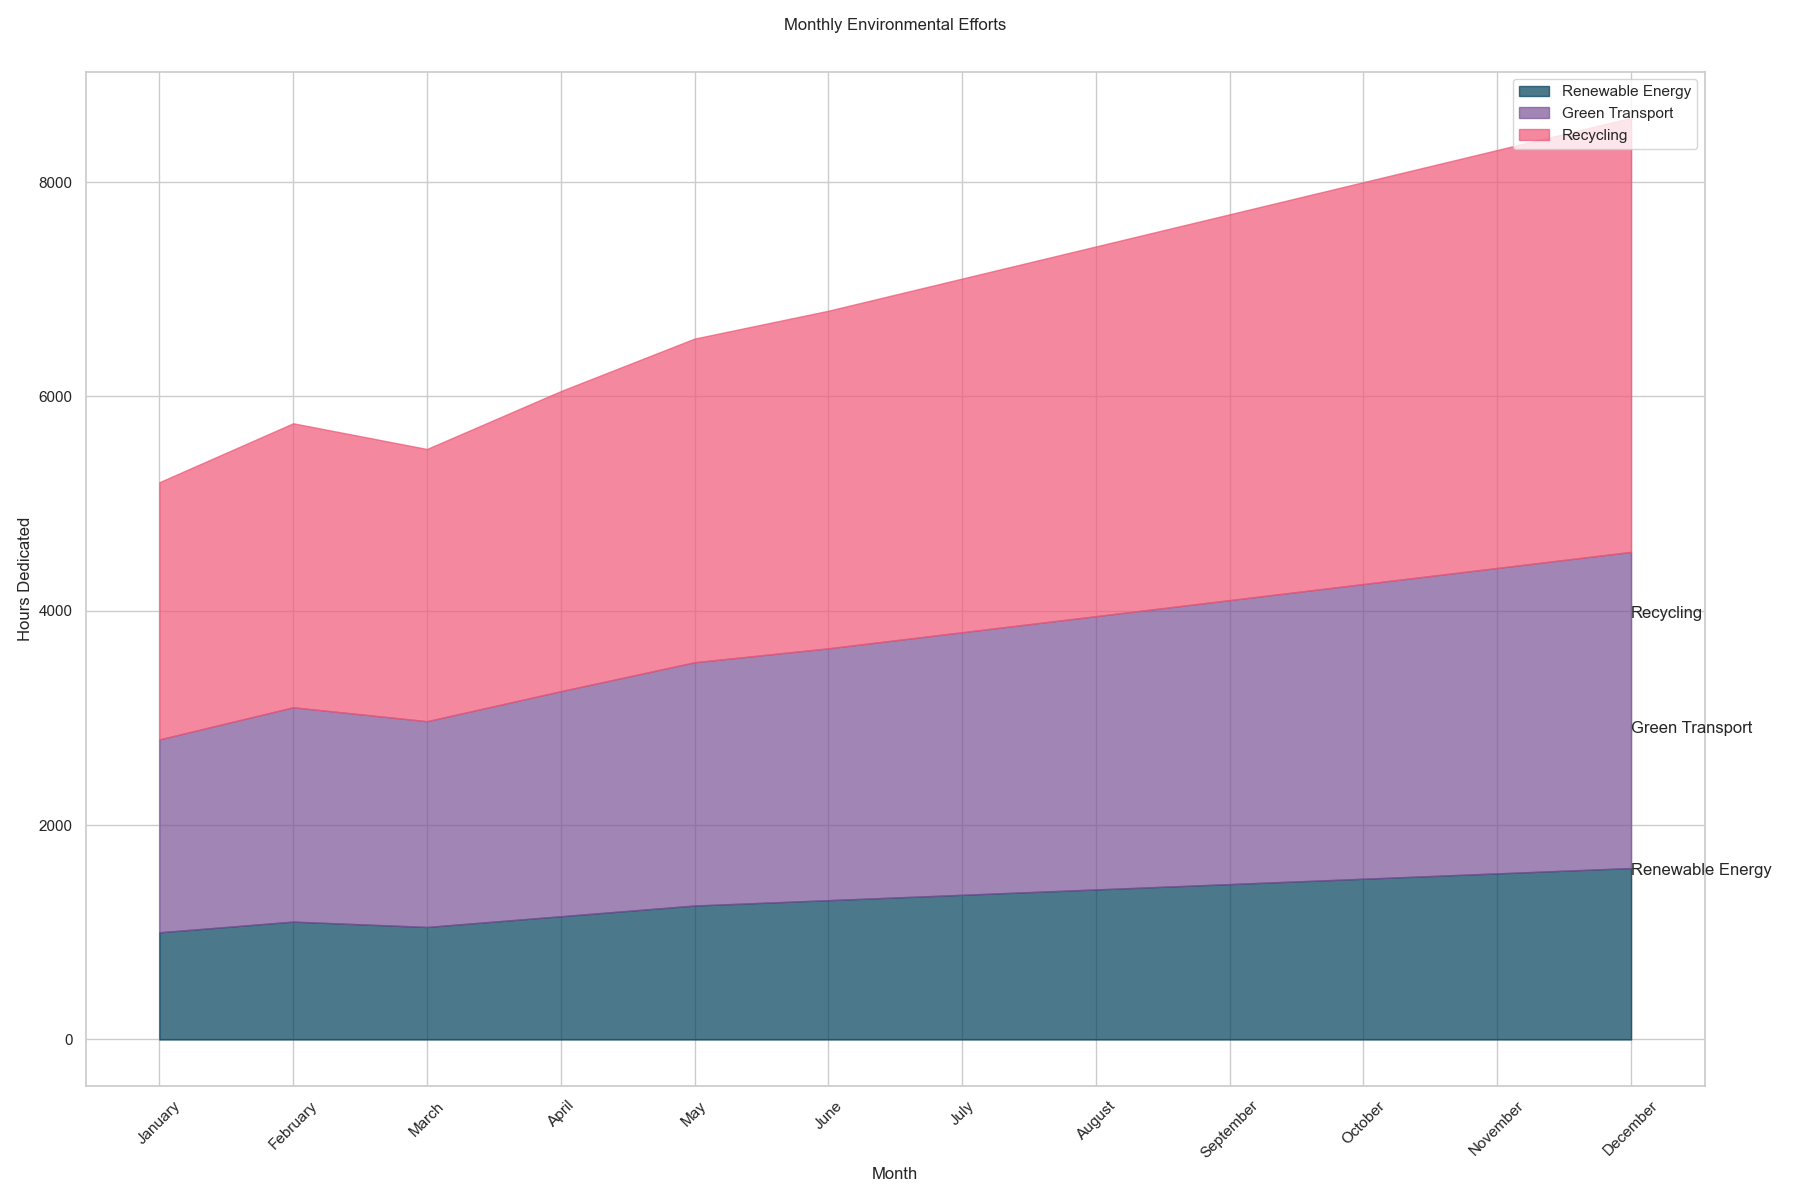

Source code (Python):

import pandas as pd
import numpy as np
import seaborn as sns
import matplotlib.pyplot as plt

data = {
    'Month': ['January', 'February', 'March', 'April', 'May', 'June', 'July',
              'August', 'September', 'October', 'November', 'December'],
    'RenewableEnergy': [1000, 1100, 1050, 1150, 1250, 1300, 1350, 1400, 1450, 1500, 1550, 1600],
    'GreenTransport': [800, 900, 870, 950, 1020, 1050, 1100, 1150, 1200, 1250, 1300, 1350],
    'Recycling': [600, 650, 620, 700, 750, 800, 850, 900, 950, 1000, 1050, 1100]
}

df = pd.DataFrame(data)
df = df.set_index('Month')

df_cum = df.cumsum(axis=1)

colors = ['#003f5c', '#7a5195', '#ef5675']

plt.figure(figsize=(18, 12))

plt.fill_between(df.index, 0, df_cum['RenewableEnergy'], color=colors[0], alpha=0.7, label='Renewable Energy')
plt.fill_between(df.index, df_cum['RenewableEnergy'], df_cum['RenewableEnergy'] + df_cum['GreenTransport'], color=colors[1], alpha=0.7, label='Green Transport')
plt.fill_between(df.index, df_cum['RenewableEnergy'] + df_cum['GreenTransport'], df_cum['RenewableEnergy'] + df_cum['GreenTransport'] + df_cum['Recycling'], color=colors[2], alpha=0.7, label='Recycling')

for category in ['RenewableEnergy', 'GreenTransport', 'Recycling']:
    plt.text(df.index[-1], df_cum[category][-1] - (df_cum[category][-1] - df_cum[category].shift(1)[-1]) / 2, category.replace("RenewableEnergy", "Renewable Energy").replace("GreenTransport", "Green Transport"), verticalalignment='center')

plt.title('Monthly Environmental Efforts', pad=30)
plt.xlabel('Month')
plt.ylabel('Hours Dedicated')
plt.xticks(rotation=45)
plt.legend(loc='upper right')
plt.tight_layout()

plt.show()
